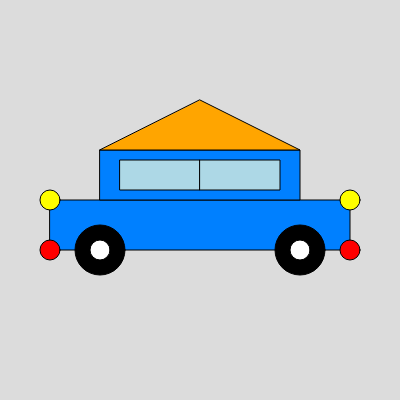
Frame 1 (no input)
Frame 60 (no input): identical to frame 1, image omitted
Frame 120 (the mouse pressed at the canvas centre since frame 60): identical to frame 1, image omitted

The p5.js sketch that drew this single still picture (run headless with seeded random() and noise() and a simulated clock; from frame 60 on, the mouse is pressed at the canvas centre):

// p5.js sketch
// ── sketch.js
function setup() {
createCanvas(400, 400);
}
 function draw() {
 background(220);
   
   
   //Body
   fill(0, 128, 255);
   rect(50, 200, 300, 50);
   rect(100, 150, 200, 50);
   
   //Window
   fill(173, 216, 230);
   rect(120, 160, 80, 30);
   rect(200, 160, 80, 30);
   
   //wheels
   fill(0);
   ellipse(100, 250, 50, 50);
   ellipse(300, 250, 50, 50);
   fill(255, 255, 255);
   ellipse(100, 250, 20, 20);
   ellipse(300, 250, 20, 20);
   
   //Roof
   fill(255,165,0);
   triangle(100, 150, 300, 150, 200, 100);
   
   //Headlight
   fill(255, 255, 0);
   ellipse(50, 200, 20, 20);
   ellipse(350, 200, 20, 20);
   
   //Taillights
   fill(255, 0, 0);
   ellipse(50, 250, 20, 20);
   ellipse(350, 250, 20, 20);
 }
